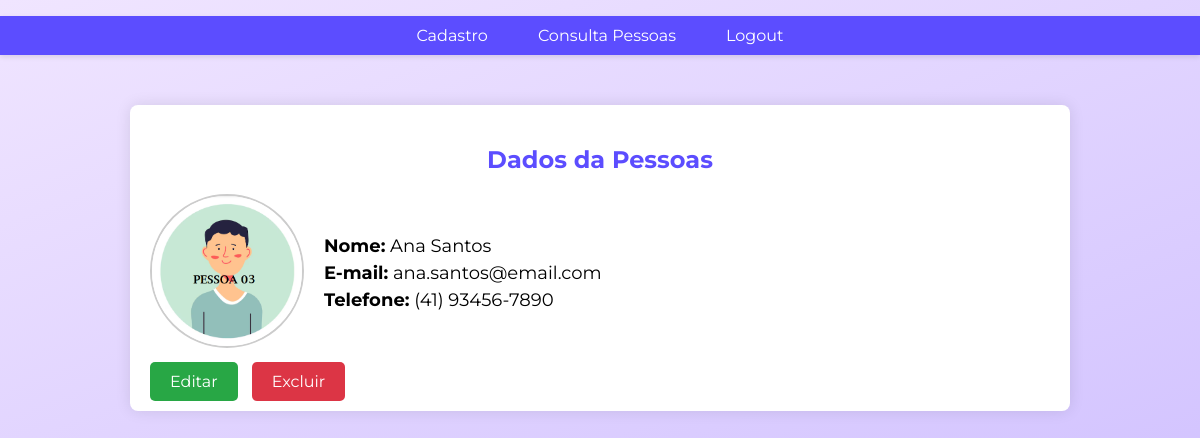
Screenshot of /ver/10 (signed in) with the database file from the repository.
### tables this page shows
CREATE TABLE "tb_pessoas" (
	"pessoas_id"	INTEGER,
	"nome"	TEXT,
	"email"	TEXT,
	"telefone"	TEXT,
	"imagem"	TEXT,
	PRIMARY KEY("pessoas_id" AUTOINCREMENT)
);

### run.py (the view)
@app.route('/ver/<int:id>', methods=['GET', 'POST'])
def ver(id):
    conexao = sqlite3.connect('models/agenda.db')
    cursor = conexao.cursor()
    cursor.execute("SELECT * FROM tb_pessoas WHERE pessoas_id = ?", (id,))
    pessoa = cursor.fetchone()
    conexao.close()
    return render_template('ver.html', pessoa=pessoa)

### templates/ver.html (shortened to what this page needs)
<!DOCTYPE html>
<html lang="pt-br">
<head>
    <link rel="stylesheet" href="/static/styles/estilo.css">
</head>
<body>
    <nav>
        <ul>
            <li><a href="/cadastro">Cadastro</a></li>
            <li><a href="/consulta">Consulta Pessoas</a></li>
            <li><a href="/logout">Logout</a></li>
        </ul>
    </nav>
    <div class="container2">
        <h2>Dados da Pessoas</h2>
        <div class="profile-container">
            <div class="profile-image">
                {% if pessoa[4] %}
                <img src="/static/assets/{{ pessoa[4] }}" alt="Imagem de {{ pessoa[1] }}">
                {% else %}
                <img src="/static/default-profile.png" alt="Imagem não disponível">
                {% endif %}
            </div>
            <div class="profile-details">
                <p><strong>Nome:</strong> {{ pessoa[1] }}</p>
                <p><strong>E-mail:</strong> {{ pessoa[2] }}</p>
                <p><strong>Telefone:</strong> {{ pessoa[3] }}</p>
            </div>
        </div>
        <div class="action-buttons">
            <a href="/editar/{{ pessoa[0] }}" class="link-editar">Editar</a>
            <a href="/excluir/{{ pessoa[0] }}" class="link-excluir">Excluir</a>
        </div>
    </div>
</body>
</html>

### static/styles/estilo.css (style rules this page uses)
body { font-family: 'Montserrat', sans-serif; margin: 0; padding: 0; background: linear-gradient(to bottom right, #f0e5ff, #d3c4ff); }
nav ul { list-style-type: none; padding: 0; display: flex; background-color: #5c4dff; justify-content: center; box-shadow: 0 2px 5px rgba(0, 0, 0, 0.1); }
nav ul li { margin: 0 15px; }
nav ul li a { color: white; text-decoration: none; padding: 10px; display: block; transition: background-color 0.3s, transform 0.3s; }
h2 { text-align: center; margin-bottom: 20px; color: #5c4dff; font-size: 24px; }
.container2 { max-width: 900px; margin: 50px auto; padding: 20px; background-color: #ffffff; border-radius: 8px; box-shadow: 0 0 15px rgba(0, 0, 0, 0.1); }
.profile-container { display: flex; align-items: center; gap: 20px; margin-top: 20px; }
.profile-image img { width: 150px; height: 150px; object-fit: cover; border-radius: 50%; border: 2px solid #ccc; }
.profile-details p { font-size: 18px; margin: 5px 0; }
.action-buttons { margin-top: 20px; }
.action-buttons a { padding: 10px 20px; border-radius: 5px; color: white; text-decoration: none; font-size: 16px; margin-right: 10px; }
.link-editar { background-color: #28a745; }
.link-excluir { background-color: #dc3545; }

### rows the page displays
tb_pessoas: imagem (picture), nome "Ana Santos", email "ana.santos@email.com", telefone "(41) 93456-7890"
